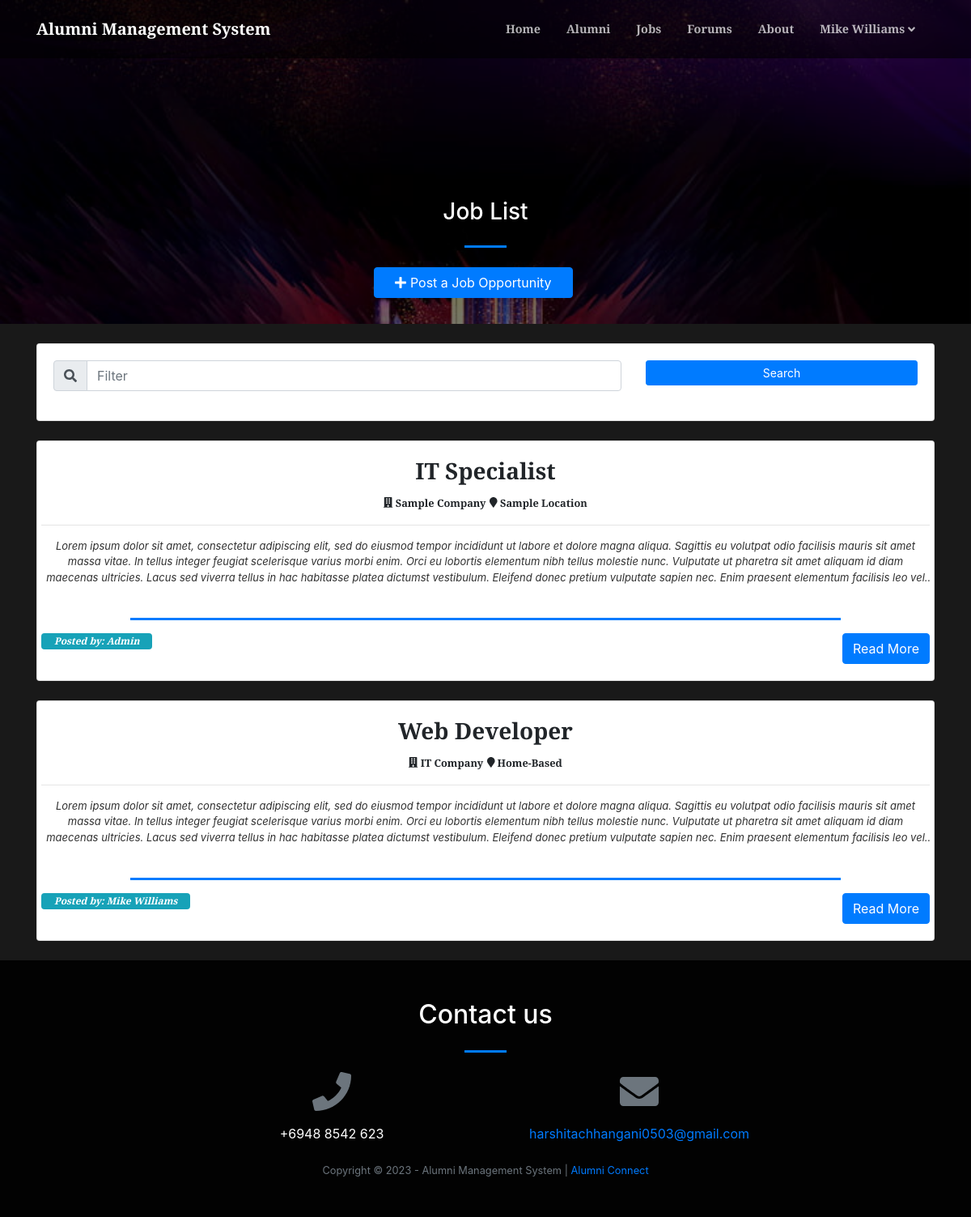
The app's page /index.php?page=careers (signed in) with its own data.
### tables this page shows
CREATE TABLE `careers` (
  `id` int(30) NOT NULL,
  `company` varchar(250) NOT NULL,
  `location` text NOT NULL,
  `job_title` text NOT NULL,
  `description` text NOT NULL,
  `user_id` int(30) NOT NULL,
  `date_created` datetime NOT NULL DEFAULT current_timestamp()
);

CREATE TABLE `users` (
  `id` int(30) NOT NULL,
  `name` text NOT NULL,
  `username` varchar(200) NOT NULL,
  `password` text NOT NULL,
  `type` tinyint(1) NOT NULL DEFAULT 3 COMMENT '1=Admin,2=Alumni officer, 3= alumnus',
  `auto_generated_pass` text NOT NULL,
  `alumnus_id` int(30) NOT NULL
);

### careers.php (the view, shortened to what this page needs)
<?php
include 'admin/db_connect.php';
?>
<header class="masthead">
    <div class="container-fluid h-100">
        <div class="row h-100 align-items-center justify-content-center text-center">
            <div class="col-lg-8 align-self-end mb-4 page-title">
                <h3 class="text-white">Job List</h3>
                <hr class="divider my-4" />
            <div class="row col-md-12 mb-2 justify-content-center">
                    <button class="btn btn-primary btn-block col-sm-4" type="button" id="new_career"><i class="fa fa-plus"></i> Post a Job Opportunity</button>
            </div>
            </div>
        </div>
    </div>
</header>
<div class="container mt-3 pt-2">
    <div class="card mb-4">
        <div class="card-body">
            <div class="row">
                <div class="col-md-8">
                    <div class="input-group mb-3">
                      <div class="input-group-prepend">
                        <span class="input-group-text" id="filter-field"><i class="fa fa-search"></i></span>
                      </div>
                      <input type="text" class="form-control" placeholder="Filter" id="filter" aria-label="Filter" aria-describedby="filter-field">
                    </div>
                </div>
                <div class="col-md-4">
                    <button class="btn btn-primary btn-block btn-sm" id="search">Search</button>
                </div>
            </div>
        </div>
    </div>
   <?php
    $event = $conn->query("SELECT c.*,u.name from careers c inner join users u on u.id = c.user_id order by id desc");
    while($row = $event->fetch_assoc()):
        $trans = get_html_translation_table(HTML_ENTITIES,ENT_QUOTES);
        unset($trans["\""], $trans["<"], $trans[">"], $trans["<h2"]);
        $desc = strtr(html_entity_decode($row['description']),$trans);
        $desc=str_replace(array("<li>","</li>"), array("",","), $desc);
    ?>
    <div class="card job-list" data-id="<?php echo $row['id'] ?>">
        <div class="card-body">
            <div class="row  align-items-center justify-content-center text-center h-100">
                <div class="">
                    <h3><b class="filter-txt"><?php echo ucwords($row['job_title']) ?></b></h3>
                    <div>
                    <span class="filter-txt"><small><b><i class="fa fa-building"></i> <?php echo ucwords($row['company']) ?></b></small></span>
                    <span class="filter-txt"><small><b><i class="fa fa-map-marker"></i> <?php echo ucwords($row['location']) ?></b></small></span>
                    </div>
                    <hr>
                    <larger class="truncate filter-txt"><?php echo strip_tags($desc) ?></larger>
                    <br>
                    <hr class="divider"  style="max-width: calc(80%)">
                    <span class="badge badge-info float-left px-3 pt-1 pb-1">
                        <b><i>Posted by: <?php echo $row['name'] ?></i></b>
                    </span>
                    <button class="btn btn-primary float-right read_more" data-id="<?php echo $row['id'] ?>">Read More</button>
                </div>
            </div>
        </div>
    </div>
    <br>
    <?php endwhile; ?>
</div>

### careers.php (style rules this page uses)
header.masthead,header.masthead:before { min-height: 50vh !important; height: 50vh !important }
.masthead { min-height: 23vh !important; height: 23vh !important; }
.masthead:before { min-height: 23vh !important; height: 23vh !important; }

### records on screen
careers: job_title "IT Specialist", company "Sample Company", location "Sample Location", description "Lorem ipsum dolor sit amet, consectetur adipiscing elit, sed do eiusmod tempor incididunt ut labore et dolore magna aliqua. Sagittis eu volutpat odio facilisis mauris sit amet massa vitae. In tellus integer feugiat scelerisque varius morbi enim. Orci eu lobortis elementum nibh tellus molestie nunc. Vulputate ut pharetra sit amet aliquam id diam maecenas ultricies. Lacus sed viverra tellus in hac habitasse platea dictumst vestibulum. Eleifend donec pretium vulputate sapien nec. Enim praesent elementum facilisis leo…", user.name "Admin"
careers: job_title "Web Developer", company "IT Company", location "Home-Based", description "Lorem ipsum dolor sit amet, consectetur adipiscing elit, sed do eiusmod tempor incididunt ut labore et dolore magna aliqua. Sagittis eu volutpat odio facilisis mauris sit amet massa vitae. In tellus integer feugiat scelerisque varius morbi enim. Orci eu lobortis elementum nibh tellus molestie nunc. Vulputate ut pharetra sit amet aliquam id diam maecenas ultricies. Lacus sed viverra tellus in hac habitasse platea dictumst vestibulum. Eleifend donec pretium vulputate sapien nec. Enim praesent elementum facilisis leo…", user.name "Mike Williams"

### other values on screen
$_SESSION['system']['name'] "Alumni Management System"
$_SESSION['login_name'] "Mike Williams"
$_SESSION['system']['contact'] "+6948 8542 623"
$_SESSION['system']['email'] "harshitachhangani0503@gmail.com"
